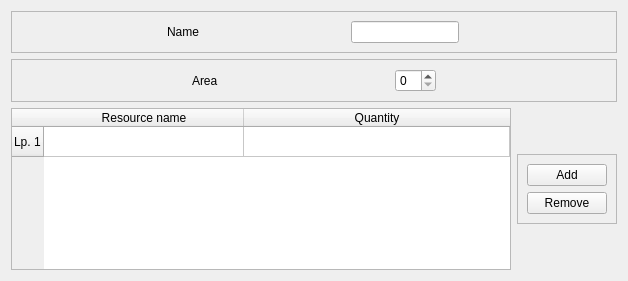
<?xml version="1.0" encoding="UTF-8"?>
<ui version="4.0">
 <class>Form</class>
 <widget class="QWidget" name="Form">
  <property name="geometry">
   <rect>
    <x>0</x>
    <y>0</y>
    <width>628</width>
    <height>281</height>
   </rect>
  </property>
  <property name="windowTitle">
   <string>Form</string>
  </property>
  <layout class="QGridLayout" name="gridLayout">
   <item row="2" column="1" rowspan="2">
    <widget class="QTableWidget" name="coefficient">
     <property name="sizePolicy">
      <sizepolicy hsizetype="Preferred" vsizetype="Preferred">
       <horstretch>0</horstretch>
       <verstretch>0</verstretch>
      </sizepolicy>
     </property>
     <attribute name="horizontalHeaderDefaultSectionSize">
      <number>200</number>
     </attribute>
     <attribute name="horizontalHeaderStretchLastSection">
      <bool>true</bool>
     </attribute>
     <row>
      <property name="text">
       <string>Lp. 1</string>
      </property>
     </row>
     <column>
      <property name="text">
       <string>Resource name</string>
      </property>
     </column>
     <column>
      <property name="text">
       <string>Quantity</string>
      </property>
     </column>
    </widget>
   </item>
   <item row="2" column="2" rowspan="2">
    <widget class="QFrame" name="frame_4">
     <property name="sizePolicy">
      <sizepolicy hsizetype="Fixed" vsizetype="Fixed">
       <horstretch>0</horstretch>
       <verstretch>0</verstretch>
      </sizepolicy>
     </property>
     <property name="frameShape">
      <enum>QFrame::StyledPanel</enum>
     </property>
     <property name="frameShadow">
      <enum>QFrame::Raised</enum>
     </property>
     <layout class="QVBoxLayout" name="verticalLayout">
      <item>
       <widget class="QPushButton" name="addCoef">
        <property name="sizePolicy">
         <sizepolicy hsizetype="Fixed" vsizetype="Fixed">
          <horstretch>0</horstretch>
          <verstretch>0</verstretch>
         </sizepolicy>
        </property>
        <property name="text">
         <string>Add</string>
        </property>
       </widget>
      </item>
      <item>
       <widget class="QPushButton" name="removeCoef">
        <property name="sizePolicy">
         <sizepolicy hsizetype="Fixed" vsizetype="Fixed">
          <horstretch>0</horstretch>
          <verstretch>0</verstretch>
         </sizepolicy>
        </property>
        <property name="text">
         <string>Remove</string>
        </property>
       </widget>
      </item>
     </layout>
    </widget>
   </item>
   <item row="0" column="1" colspan="2">
    <widget class="QFrame" name="frame_2">
     <property name="sizePolicy">
      <sizepolicy hsizetype="Preferred" vsizetype="Fixed">
       <horstretch>0</horstretch>
       <verstretch>0</verstretch>
      </sizepolicy>
     </property>
     <property name="frameShape">
      <enum>QFrame::StyledPanel</enum>
     </property>
     <property name="frameShadow">
      <enum>QFrame::Raised</enum>
     </property>
     <layout class="QHBoxLayout" name="horizontalLayout_2">
      <item>
       <widget class="QLabel" name="label">
        <property name="sizePolicy">
         <sizepolicy hsizetype="Fixed" vsizetype="Preferred">
          <horstretch>0</horstretch>
          <verstretch>0</verstretch>
         </sizepolicy>
        </property>
        <property name="text">
         <string>Name</string>
        </property>
       </widget>
      </item>
      <item>
       <widget class="QLineEdit" name="lineEdit">
        <property name="sizePolicy">
         <sizepolicy hsizetype="Fixed" vsizetype="Fixed">
          <horstretch>0</horstretch>
          <verstretch>0</verstretch>
         </sizepolicy>
        </property>
       </widget>
      </item>
     </layout>
    </widget>
   </item>
   <item row="1" column="1" colspan="2">
    <widget class="QFrame" name="frame_3">
     <property name="sizePolicy">
      <sizepolicy hsizetype="Preferred" vsizetype="Fixed">
       <horstretch>0</horstretch>
       <verstretch>0</verstretch>
      </sizepolicy>
     </property>
     <property name="frameShape">
      <enum>QFrame::StyledPanel</enum>
     </property>
     <property name="frameShadow">
      <enum>QFrame::Raised</enum>
     </property>
     <layout class="QHBoxLayout" name="horizontalLayout_3">
      <item>
       <widget class="QLabel" name="label_2">
        <property name="sizePolicy">
         <sizepolicy hsizetype="Fixed" vsizetype="Preferred">
          <horstretch>0</horstretch>
          <verstretch>0</verstretch>
         </sizepolicy>
        </property>
        <property name="text">
         <string>Area</string>
        </property>
       </widget>
      </item>
      <item>
       <widget class="QSpinBox" name="spinBox">
        <property name="sizePolicy">
         <sizepolicy hsizetype="Fixed" vsizetype="Fixed">
          <horstretch>0</horstretch>
          <verstretch>0</verstretch>
         </sizepolicy>
        </property>
       </widget>
      </item>
     </layout>
    </widget>
   </item>
  </layout>
 </widget>
 <resources/>
 <connections/>
</ui>
